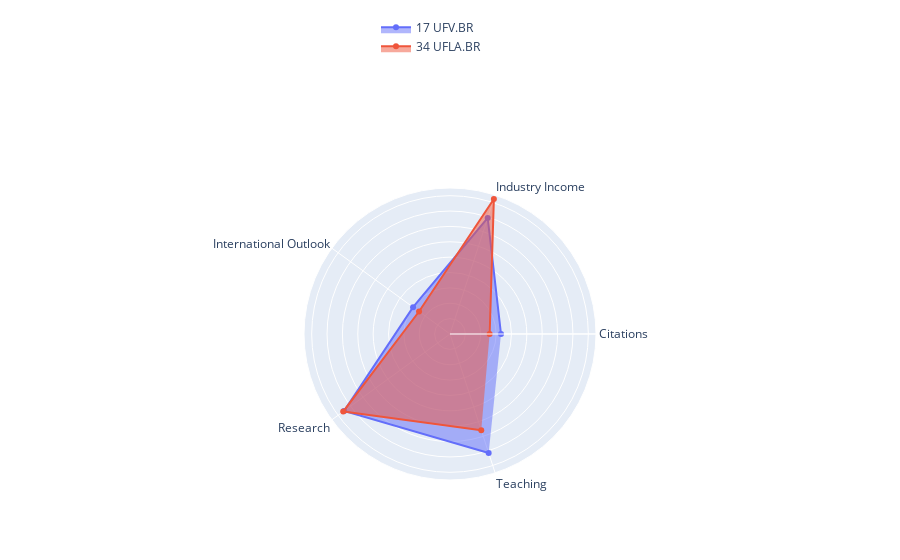
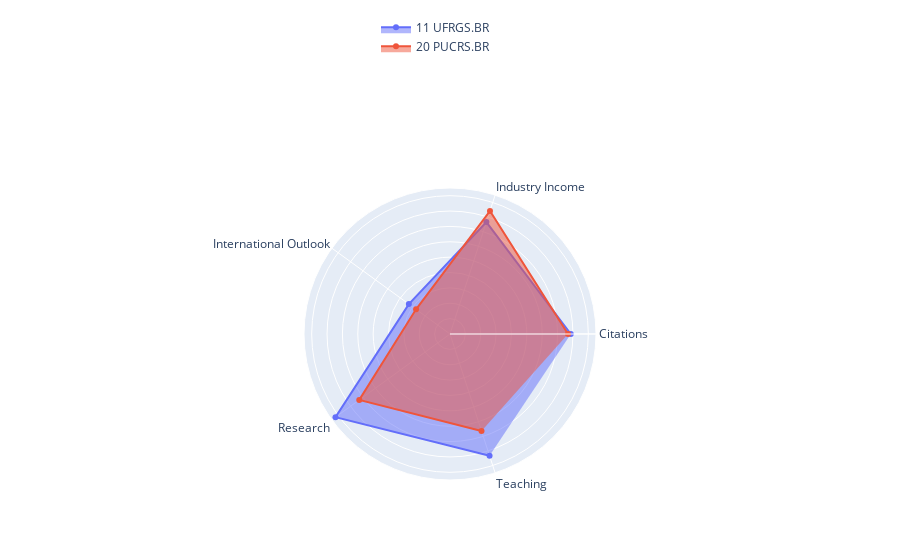
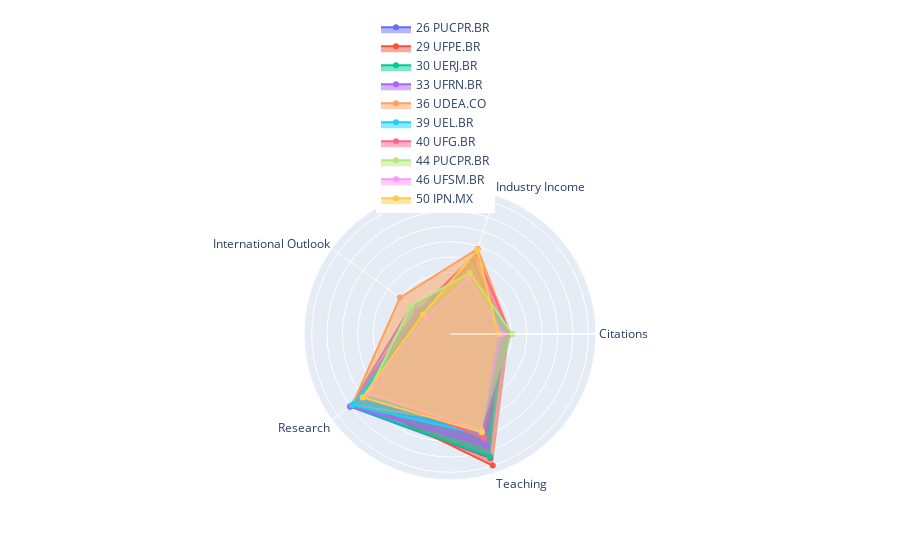
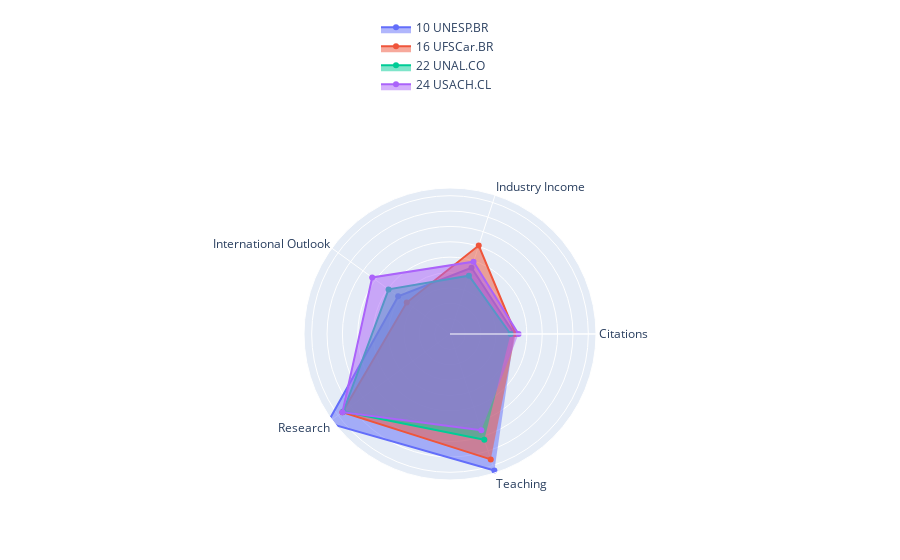

Notebook source saved alongside these figures, in order:
### Markdown cell above
## Radar Plot - Profile Shape

Set *t* to select the number of clusters. Use horizontal axis from dendrogram to choose a clustering.

### Code cell
# Set t to select the number of clusters. Use horizontal axis from dendogram choose a clustering.
clusteringH=hierarchy.fclusterdata(data, t=50, method='complete', criterion='distance')

configure_plotly_browser_state()
print("No. Clusters: ", max(clusteringH))
for i in range(1, max(clusteringH)+1):
    b=list(map(lambda x: x==i, clusteringH))
    clusterDF=data.loc[b]
    radarPlot(clusterDF, 'Cluster '+str(i))

### Figure 1 — Plotly figure (JSON) as saved in the notebook; plotly's stock layout.template omitted (floating-point values rounded to 4 significant figures)
{"data": [{"fill": "toself", "name": "17 UFV.BR", "r": [33.2, 79.4, 29.7, 85.2, 81.4], "theta": ["Citations", "Industry Income", "International Outlook", "Research", "Teaching"], "type": "scatterpolar"}, {"fill": "toself", "name": "34 UFLA.BR", "r": [25.8, 92.4, 24.9, 85.9, 65.8], "theta": ["Citations", "Industry Income", "International Outlook", "Research", "Teaching"], "type": "scatterpolar"}], "layout": {"legend": {"x": 0.4, "y": 1.6}, "polar": {"radialaxis": {"range": [0, 95], "showticklabels": false, "visible": true}}, "showlegend": true}}

### Figure 2 — Plotly figure (JSON) as saved in the notebook; plotly's stock layout.template omitted (floating-point values rounded to 4 significant figures)
{"data": [{"fill": "toself", "name": "11 UFRGS.BR", "r": [78.6, 76.6, 33.1, 92.1, 83.3], "theta": ["Citations", "Industry Income", "International Outlook", "Research", "Teaching"], "type": "scatterpolar"}, {"fill": "toself", "name": "20 PUCRS.BR", "r": [76.8, 84.2, 27.3, 73, 66.4], "theta": ["Citations", "Industry Income", "International Outlook", "Research", "Teaching"], "type": "scatterpolar"}], "layout": {"legend": {"x": 0.4, "y": 1.6}, "polar": {"radialaxis": {"range": [0, 95], "showticklabels": false, "visible": true}}, "showlegend": true}}

### Figure 3 — Plotly figure (JSON) as saved in the notebook; plotly's stock layout.template omitted (floating-point values rounded to 4 significant figures)
{"data": [{"fill": "toself", "name": "26 PUCPR.BR", "r": [31.7, 39, 26.4, 80.4, 84.8], "theta": ["Citations", "Industry Income", "International Outlook", "Research", "Teaching"], "type": "scatterpolar"}, {"fill": "toself", "name": "29 UFPE.BR", "r": [38.7, 41.9, 23.4, 73.4, 90], "theta": ["Citations", "Industry Income", "International Outlook", "Research", "Teaching"], "type": "scatterpolar"}, {"fill": "toself", "name": "30 UERJ.BR", "r": [36.1, 49.7, 24.9, 80.1, 83.6], "theta": ["Citations", "Industry Income", "International Outlook", "Research", "Teaching"], "type": "scatterpolar"}, {"fill": "toself", "name": "33 UFRN.BR", "r": [34.3, 39.2, 31, 80.1, 76.6], "theta": ["Citations", "Industry Income", "International Outlook", "Research", "Teaching"], "type": "scatterpolar"}, {"fill": "toself", "name": "36 UDEA.CO", "r": [39.2, 58.4, 40.3, 78.6, 62.3], "theta": ["Citations", "Industry Income", "International Outlook", "Research", "Teaching"], "type": "scatterpolar"}, {"fill": "toself", "name": "39 UEL.BR", "r": [40.2, 36.5, 21.3, 78.7, 68.9], "theta": ["Citations", "Industry Income", "International Outlook", "Research", "Teaching"], "type": "scatterpolar"}, {"fill": "toself", "name": "40 UFG.BR", "r": [39.2, 55, 25.5, 64.2, 71.3], "theta": ["Citations", "Industry Income", "International Outlook", "Research", "Teaching"], "type": "scatterpolar"}, {"fill": "toself", "name": "44 PUCPR.BR", "r": [40.6, 41.9, 31.4, 66.1, 65.5], "theta": ["Citations", "Industry Income", "International Outlook", "Research", "Teaching"], "type": "scatterpolar"}, {"fill": "toself", "name": "46 UFSM.BR", "r": [34.2, 38.5, 18.9, 66, 66.5], "theta": ["Citations", "Industry Income", "International Outlook", "Research", "Teaching"], "type": "scatterpolar"}, {"fill": "toself", "name": "50 IPN.MX", "r": [31.4, 57.6, 21.7, 70.3, 67.3], "theta": ["Citations", "Industry Income", "International Outlook", "Research", "Teaching"], "type": "scatterpolar"}], "layout": {"legend": {"x": 0.4, "y": 1.6}, "polar": {"radialaxis": {"range": [0, 95], "showticklabels": false, "visible": true}}, "showlegend": true}}

### Figure 4 — Plotly figure (JSON) as saved in the notebook; plotly's stock layout.template omitted (floating-point values rounded to 4 significant figures)
{"data": [{"fill": "toself", "name": "10 UNESP.BR", "r": [41.9, 45.3, 41.7, 98.5, 93.4], "theta": ["Citations", "Industry Income", "International Outlook", "Research", "Teaching"], "type": "scatterpolar"}, {"fill": "toself", "name": "16 UFSCar.BR", "r": [42.7, 60.5, 34.8, 86.5, 85.8], "theta": ["Citations", "Industry Income", "International Outlook", "Research", "Teaching"], "type": "scatterpolar"}, {"fill": "toself", "name": "22 UNAL.CO", "r": [39.4, 39.9, 49.4, 85.8, 72.3], "theta": ["Citations", "Industry Income", "International Outlook", "Research", "Teaching"], "type": "scatterpolar"}, {"fill": "toself", "name": "24 USACH.CL", "r": [44.6, 49.5, 62.6, 86.5, 65.9], "theta": ["Citations", "Industry Income", "International Outlook", "Research", "Teaching"], "type": "scatterpolar"}], "layout": {"legend": {"x": 0.4, "y": 1.6}, "polar": {"radialaxis": {"range": [0, 95], "showticklabels": false, "visible": true}}, "showlegend": true}}
